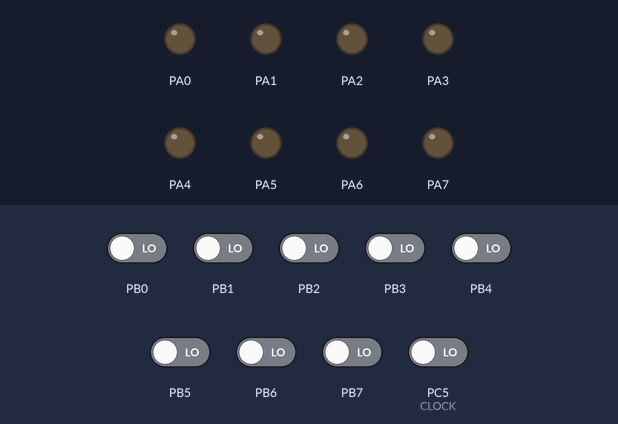
Bench run of a program on a simulated ATmega32, built with avr-gcc and emulated at 1 MHz. Shown: output pins drawn as LEDs (lit = HIGH). Inputs (shaded band) come from the test bench; at power-on: PB0–7, PC5 (CLOCK) LOW.

Above: at 1.2 s.
1.3 s: PB1 driven HIGH and PB2 driven HIGH
At 2.3 s:
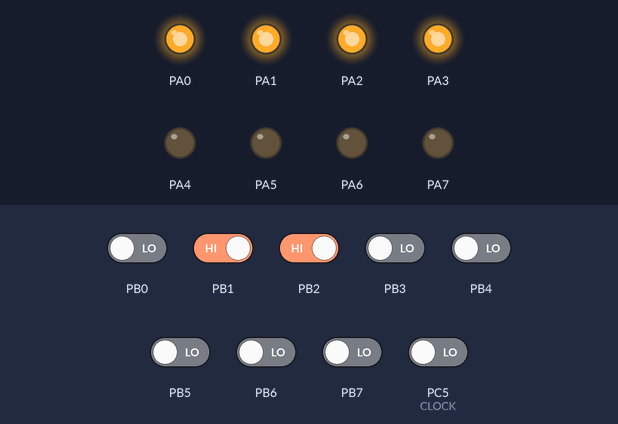
2.8 s: PB0 driven HIGH
At 3.5 s:
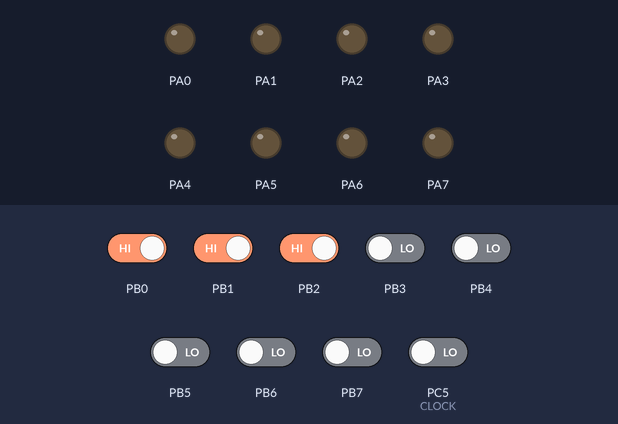
4.3 s: PB0 driven LOW
At 4.6 s:
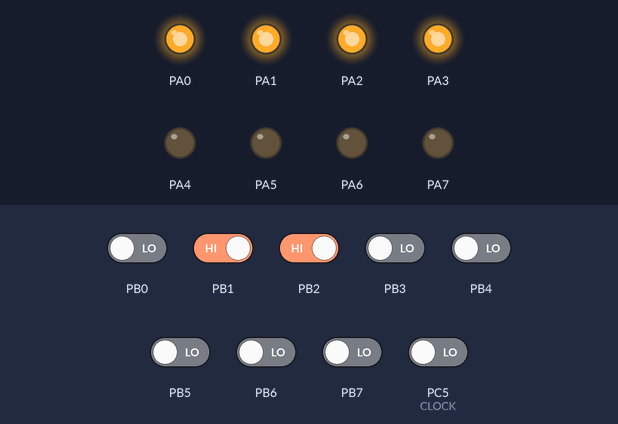
Timing chart, 0 to 7.3 s (numbered marks = the images above; inputs shaded):
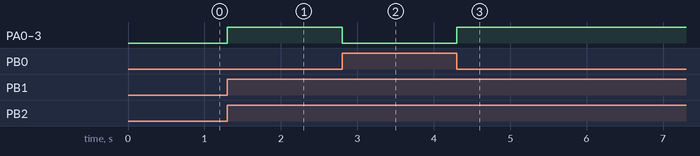

The program:

main.c
```c
/*
 * RegisterFile.c
 *
 * Created: 2/6/2024 5:51:32 PM
 * Author : Afzal Hossan
 */

#define F_CPU 1000000
#include <avr/io.h>
#include <util/delay.h>

#define REG_WRITE 4
#define CLOCK 5

unsigned char RegFile[] = {
	0x00, 0x00, 0x00, 0x00, 0x00, 0x00, 0x0F, 0x00, 0x00, 0x00, 0x00, 0x00, 0x00, 0x00, 0x00, 0x00
};

void initialize() {
	MCUCSR |= (1 << JTD);
	MCUCSR |= (1 << JTD);

	DDRA = 0xFF;	// 7-4 Data1, 3-0 Data2
	DDRB = 0x00;	// 7-4 RegSrc1, 3-0 RegSrc2
	DDRC = 0x00;	// 5 Clock, 4 RegWrite, 3-0 DataIn
	DDRD = 0x00;	// 3-0 RegDst

	PORTD = 0x00;	// just initialize the output
}

int main(void)
{
    initialize();

	unsigned char curCLK = 0;
	unsigned char prevCLK = 0;
	unsigned char dataOut_1 = 0;
	unsigned char dataOut_2 = 0;

    while (1)
    {
		curCLK = PINC & (1 << CLOCK);

		dataOut_1 = RegFile[(PINB >> 4)] << 4;
		dataOut_2 = RegFile[(PINB & 0x0F)] & 0x0F;
		PORTA = dataOut_1 | dataOut_2;

		if(!prevCLK && curCLK)
		{
			if(PINC & (1 << REG_WRITE)){
				RegFile[PIND] = PINC;
			}
			_delay_ms(100);
		}
		else if(prevCLK && !curCLK)
		{
			_delay_ms(100);
		}
		prevCLK = curCLK;
    }
}
```

Measured:
- after the input at 1.3 s, PA0–3: LOW → HIGH at once
- after the input at 2.8 s, PA0–3: HIGH → LOW at once
- after the input at 4.3 s, PA0–3: LOW → HIGH at once
